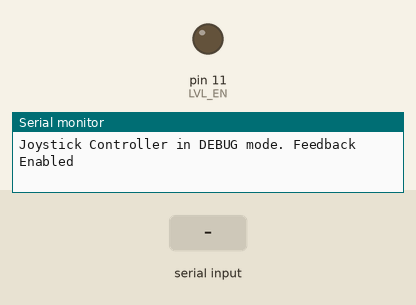
A sketch run on a simulated Arduino Uno, built with avr-gcc and run on an emulated ATmega328P. On the bench: output pins drawn as LEDs (lit = HIGH), the last lines printed to the serial monitor. The test bench sets the inputs (shaded band).

Above: at 1.2 s.
1.3 s: "O\n" received over Serial
At 2.7 s:
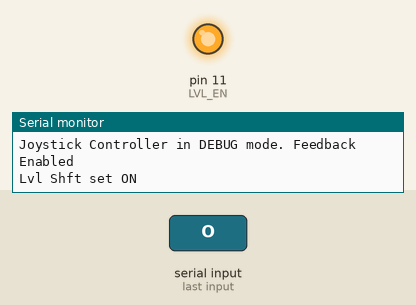
8.8 s: byte 79 ('O') received over Serial
At 9.6 s:
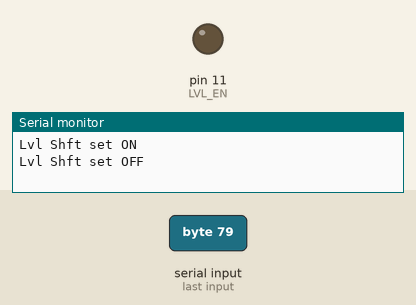
Timing chart, 0 to 11.3 s (numbered marks = the images above; inputs shaded):
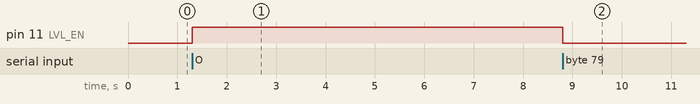

The sketch:

TestLvlShft.ino
```cpp
// Code created by Sid Davis for MSD P21311

#define DEBUG 1

// pins
#define SDA A4
#define SCL A5
#define MUX 12
#define LVL_EN 11

// consts
#define ELECTRICAL 0
#define MECHANICAL 1

// state variables
bool sda_state = false;
bool scl_state = false;
bool mux_state = false;
bool lvl_enabled = false;

void setup() {
  // put your setup code here, to run once:
  pinMode(SDA, OUTPUT);
  pinMode(SCL, OUTPUT);
  pinMode(MUX, OUTPUT);
  pinMode(LVL_EN, OUTPUT);

  digitalWrite(SDA, sda_state);
  digitalWrite(SCL, scl_state);
  digitalWrite(MUX, mux_state);
  digitalWrite(LVL_EN, lvl_enabled);

  while(!Serial);
  Serial.begin(9600);
  if (DEBUG) Serial.println("Joystick Controller in DEBUG mode. Feedback Enabled");
}

void loop() {
  // put your main code here, to run repeatedly:
  if (Serial.available()) {
    // parse command
    char cmd = Serial.read();
    switch(cmd) {
      case 'D':
      case 'd':
        toggleSDA();
        break;
      case 'C':
      case 'c':
        toggleSCL();
        break;
      case 'M':
      case 'm':
        toggleMux();
        break;
      case 'O':
      case 'o':
        toggleLvlOut();
        break;
      case '\n':
      case '\r':
      case '\t':
      case ' ':
      case ',':
        break;
    }
  }
}

void toggleSDA() {
  if (sda_state == 0) {
    sda_state = 1;
    digitalWrite(SDA, sda_state);
    if (DEBUG) Serial.println("SDA set to 1");
  } else {
    sda_state = 0;
    digitalWrite(SDA, sda_state);
    if (DEBUG) Serial.println("SDA set to 0");
  }
}

void toggleSCL() {
  if (scl_state == 0) {
    scl_state = 1;
    digitalWrite(SCL, scl_state);
    if (DEBUG) Serial.println("SCL set to 1");
  } else {
    scl_state = 0;
    digitalWrite(SCL, scl_state);
    if (DEBUG) Serial.println("SCL set to 0");
  }
}

void toggleMux() {
  if (mux_state == ELECTRICAL) {
    mux_state = MECHANICAL;
    digitalWrite(MUX, mux_state);
    if (DEBUG) Serial.println("Mux set to MECHANICAL");
  } else {
    mux_state = ELECTRICAL;
    digitalWrite(MUX, mux_state);
    if (DEBUG) Serial.println("Mux set to ELECTRICAL");
  }
}

void toggleLvlOut() {
  if (lvl_enabled == 1) {
    lvl_enabled = 0;
    digitalWrite(LVL_EN, lvl_enabled);
    if (DEBUG) Serial.println("Lvl Shft set OFF");
  } else {
    lvl_enabled = 1;
    digitalWrite(LVL_EN, lvl_enabled);
    if (DEBUG) Serial.println("Lvl Shft set ON");
  }
}
```

Measured:
- after the input at 1.3 s, pin 11 (LVL_EN): LOW → HIGH at once
- after the input at 8.8 s, pin 11 (LVL_EN): HIGH → LOW at once
